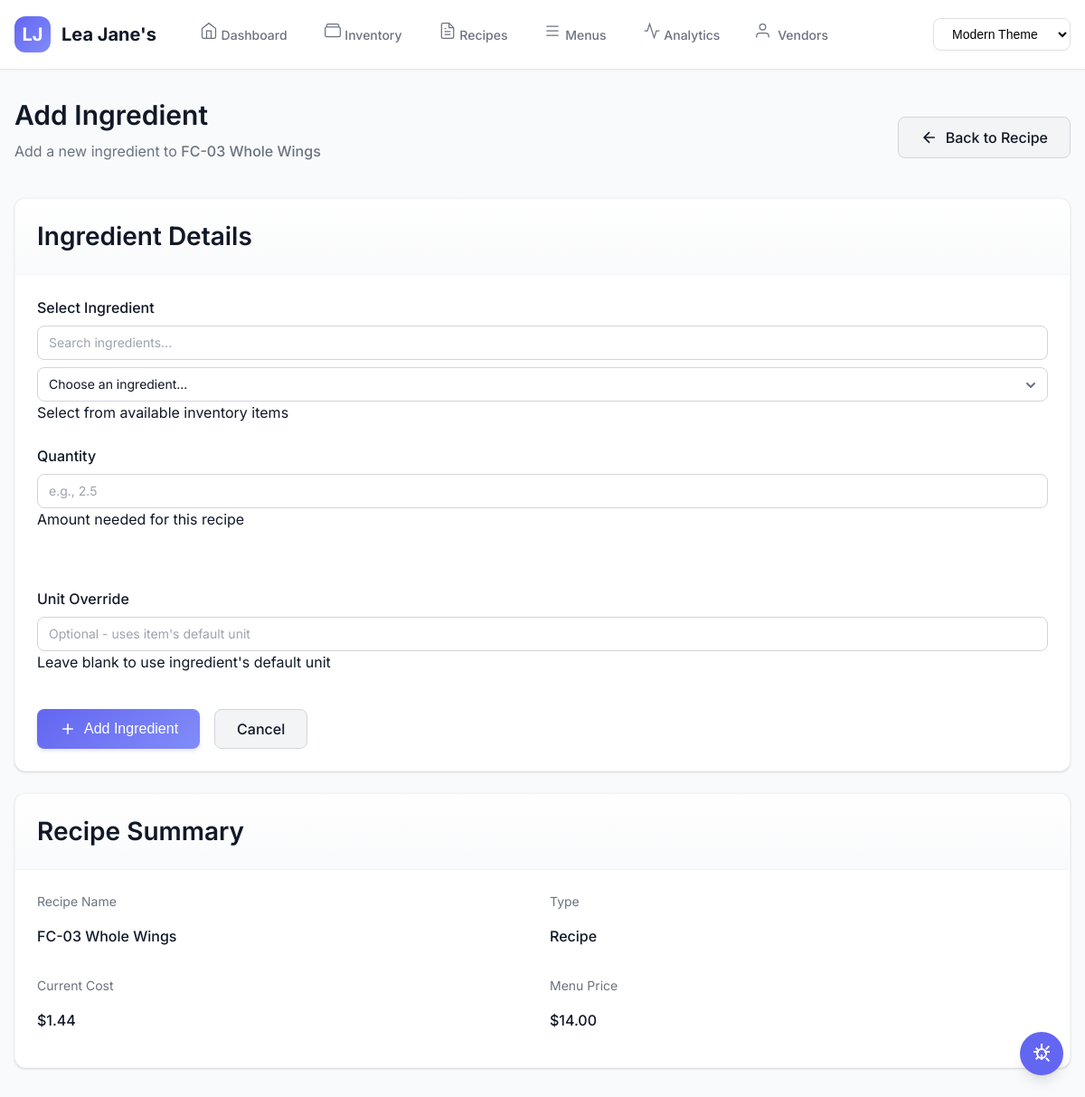
The page /recipes/67/ingredients/add on the database its author committed.
### tables this page shows
CREATE TABLE "recipes_actual" (
    recipe_id INTEGER PRIMARY KEY AUTOINCREMENT,
    recipe_name TEXT NOT NULL UNIQUE,
    
    -- Toast POS Classification (from XtraChef exports)
    recipe_type TEXT NOT NULL CHECK (recipe_type IN ('Recipe', 'PrepRecipe')),
    recipe_group TEXT NOT NULL, -- Main, Sides, Sauces, Ingredient
    status TEXT DEFAULT 'Draft' CHECK (status IN ('Draft', 'Complete', 'Active', 'Retired')),
    
    -- PDF Recipe Header Information
    serving_size REAL,
    serving_unit TEXT,
    prep_time_minutes INTEGER,
    cook_time_minutes INTEGER,
    station TEXT,
    
    -- Yield Information (for prep recipes only)
    batch_yield REAL, -- 10 lb, 50 portions, 4 gallons
    batch_yield_unit TEXT,
    portions_per_batch INTEGER,
    
    -- Cost Information (calculated, not input)
    food_cost REAL DEFAULT 0,
    labor_cost REAL DEFAULT 0,
    
    -- Menu Pricing (only for final recipes, NULL for prep recipes)
    menu_price REAL,
    target_food_cost_percent REAL DEFAULT 30,
    
    -- Additional Recipe Information
    instructions TEXT,
    notes TEXT,
    allergen_info TEXT,
    shelf_life_hours INTEGER,
    
    -- Audit Trail
    created_at TIMESTAMP DEFAULT CURRENT_TIMESTAMP,
    updated_at TIMESTAMP DEFAULT CURRENT_TIMESTAMP,
    last_cost_calculation TIMESTAMP,
    migrated_from_old_id INTEGER -- tracks original recipe ID
);

### app.py (the view, shortened to what this page needs)
@app.route('/recipes/<int:recipe_id>/ingredients/add', methods=['GET', 'POST'])
def add_recipe_ingredient(recipe_id):
    with get_db() as conn:
        recipe = conn.execute('SELECT * FROM recipes WHERE id = ?', (recipe_id,)).fetchone()
        inventory = conn.execute('''
            WITH RankedInventory AS (
                SELECT *,
                    ROW_NUMBER() OVER (
                        PARTITION BY item_description
                        ORDER BY
                            CASE WHEN last_purchased_date IS NOT NULL THEN 1 ELSE 2 END,
                            last_purchased_date DESC,
                            current_price DESC
                    ) as rn
                FROM inventory
            )
            SELECT * FROM RankedInventory
            WHERE rn = 1
            ORDER BY item_description
        ''').fetchall()
    theme = get_theme()
    return render_template(f'add_recipe_ingredient_{theme}.html', recipe=recipe, inventory=inventory)

### app.py (called while the page is built)
def get_db():
    conn = sqlite3.connect(DATABASE)
    conn.row_factory = sqlite3.Row
    return conn

def get_theme():
    theme = request.args.get('theme') or request.cookies.get('theme', 'modern')
    return theme if theme in ['modern', 'neo', 'fam'] else 'modern'

### templates/add_recipe_ingredient_modern.html (shortened to what this page needs)
{% extends "base_modern.html" %}
{% block content %}
<div class="animate-fade-in">
    <div class="flex flex-col gap-4 mb-6">
        <div class="flex items-center justify-between">
            <div>
                <h1 class="text-3xl font-semibold mb-2">Add Ingredient</h1>
                <p class="text-secondary">Add a new ingredient to <span class="font-medium">{{ recipe.recipe_name }}</span></p>
            </div>
            <a href="{{ url_for('view_recipe', recipe_id=recipe.id) }}" class="btn btn-secondary">
                <svg width="20" height="20" viewBox="0 0 24 24" fill="none" stroke="currentColor" stroke-width="2">
                    <path d="M19 12H5m7-7l-7 7 7 7"/>
                </svg>
                Back to Recipe
            </a>
        </div>
    </div>
    <div class="card max-w-2xl">
        <div class="card-header">
            <h3 class="card-title">Ingredient Details</h3>
        </div>
        <div class="card-body">
            <form method="POST" class="space-y-6">
                <div class="form-group">
                    <label for="ingredient_id" class="form-label required">Select Ingredient</label>
                    <select id="ingredient_id" name="ingredient_id" class="form-control" required>
                        <option value="">Choose an ingredient...</option>
                    </select>
                    <p class="form-text">Select from available inventory items</p>
                </div>
                <div class="grid grid-cols-1 md:grid-cols-2 gap-6">
                    <div class="form-group">
                        <label for="quantity" class="form-label required">Quantity</label>
                        <input type="number"
                               step="0.001"
                               id="quantity"
                               name="quantity"
                               class="form-control"
                               placeholder="e.g., 2.5"
                               required>
                        <p class="form-text">Amount needed for this recipe</p>
                    </div>
                    <div class="form-group">
                        <label for="unit" class="form-label">Unit Override</label>
                        <input type="text"
                               id="unit"
                               name="unit"
                               class="form-control"
                               placeholder="Optional - uses item's default unit">
                        <p class="form-text">Leave blank to use ingredient's default unit</p>
                    </div>
                </div>
                <div class="flex gap-4 pt-4">
                    <button type="submit" class="btn btn-primary">
                        <svg width="20" height="20" viewBox="0 0 24 24" fill="none" stroke="currentColor" stroke-width="2">
                            <path d="M12 5v14m-7-7h14"/>
                        </svg>
                        Add Ingredient
                    </button>
                    <a href="{{ url_for('view_recipe', recipe_id=recipe.id) }}" class="btn btn-secondary">
                        Cancel
                    </a>
                </div>
            </form>
        </div>
    </div>
    <div class="card mt-6 max-w-2xl">
        <div class="card-header">
            <h3 class="card-title">Recipe Summary</h3>
        </div>
        <div class="card-body">
            <div class="grid grid-cols-2 md:grid-cols-4 gap-4">
                <div>
                    <p class="text-sm text-secondary">Recipe Name</p>
                    <p class="font-medium">{{ recipe.recipe_name }}</p>
                </div>
                <div>
                    <p class="text-sm text-secondary">Type</p>
                    <p class="font-medium">{{ recipe.recipe_type or 'Recipe' }}</p>
                </div>
                <div>
                    <p class="text-sm text-secondary">Current Cost</p>
                    <p class="font-medium">${{ "%.2f"|format(recipe.food_cost or 0) }}</p>
                </div>
                <div>
                    <p class="text-sm text-secondary">Menu Price</p>
                    <p class="font-medium">${{ "%.2f"|format(recipe.menu_price or 0) }}</p>
                </div>
            </div>
        </div>
    </div>
</div>
{% endblock %}

### static/css/design-system.css (style rules this page uses)
:root { --space-unit: 8px; --space-0: 0; --space-1: calc(var(--space-unit) * 0.5); --space-2: var(--space-unit); --space-3: calc(var(--space-unit) * 1.5); --space-4: calc(var(--space-unit) * 2); --space-5: calc(var(--space-unit) * 2.5); --space-6: calc(var(--space-unit) * 3); --space-7: calc(var(--space-unit) * 3.5); --space-8: calc(var(--space-unit) * 4); --space-9: calc(var(--space-unit) * 4.5); --space-10: calc(var(--space-unit) * 5); --space-12: calc(var(--space-unit) * 6); --space-16: calc(var(--space-unit) * 8); --space-20: calc(var(--space-unit) * 10); --space-24: calc(var(--space-unit) * 12); --space-xs: var(--space-1); --space-sm: var(--space-2); --space-md: var(--space-4); --space-lg: var(--space-6); --space-xl: var(--space-8); --space-2xl: var(--space-12); --space-3xl: var(--space-16); --card-padding: var(--space-6); --section-spacing: var(--space-10); --container-padding: var(--space-4); --form-spacing: var(--space-6); --button-padding-x: var(--space-5); --button-padding-y: var(--space-3); --input-padding-x: var(--space-4); --input-padding-y: var(--space-3); }
:root { --text-xs: 0.75rem; --text-sm: 0.875rem; --text-base: 1rem; --text-lg: 1.125rem; --text-xl: 1.25rem; --text-2xl: 1.5rem; --text-3xl: 1.875rem; --text-4xl: 2.25rem; --text-5xl: 3rem; --leading-none: 1; --leading-tight: 1.25; --leading-snug: 1.375; --leading-normal: 1.5; --leading-relaxed: 1.625; --leading-loose: 2; --tracking-tighter: -0.05em; --tracking-tight: -0.025em; --tracking-normal: 0; --tracking-wide: 0.025em; --tracking-wider: 0.05em; --tracking-widest: 0.1em; --font-thin: 100; --font-light: 300; --font-normal: 400; --font-medium: 500; --font-semibold: 600; --font-bold: 700; --font-extrabold: 800; --font-black: 900; }
:root { --radius-none: 0; --radius-sm: 0.125rem; --radius-base: 0.25rem; --radius-md: 0.375rem; --radius-lg: 0.5rem; --radius-xl: 0.75rem; --radius-2xl: 1rem; --radius-3xl: 1.5rem; --radius-full: 9999px; --button-radius: var(--radius-lg); --card-radius: var(--radius-xl); --input-radius: var(--radius-lg); --badge-radius: var(--radius-full); --modal-radius: var(--radius-2xl); }
:root { --shadow-xs: 0 1px 2px 0 rgb(0 0 0 / 0.05); --shadow-sm: 0 1px 3px 0 rgb(0 0 0 / 0.1), 0 1px 2px -1px rgb(0 0 0 / 0.1); --shadow-base: 0 4px 6px -1px rgb(0 0 0 / 0.1), 0 2px 4px -2px rgb(0 0 0 / 0.1); --shadow-md: 0 10px 15px -3px rgb(0 0 0 / 0.1), 0 4px 6px -4px rgb(0 0 0 / 0.1); --shadow-lg: 0 20px 25px -5px rgb(0 0 0 / 0.1), 0 8px 10px -6px rgb(0 0 0 / 0.1); --shadow-xl: 0 25px 50px -12px rgb(0 0 0 / 0.25); --shadow-2xl: 0 30px 60px -15px rgb(0 0 0 / 0.3); --shadow-inner: inset 0 2px 4px 0 rgb(0 0 0 / 0.05); --shadow-none: 0 0 #0000; --card-shadow: var(--shadow-base); --button-shadow: var(--shadow-sm); --dropdown-shadow: var(--shadow-lg); --modal-shadow: var(--shadow-xl); }
:root { --duration-75: 75ms; --duration-100: 100ms; --duration-150: 150ms; --duration-200: 200ms; --duration-300: 300ms; --duration-500: 500ms; --duration-700: 700ms; --duration-1000: 1000ms; --ease-linear: linear; --ease-in: cubic-bezier(0.4, 0, 1, 1); --ease-out: cubic-bezier(0, 0, 0.2, 1); --ease-in-out: cubic-bezier(0.4, 0, 0.2, 1); --transition-base: all var(--duration-200) var(--ease-in-out); --transition-fast: all var(--duration-150) var(--ease-in-out); --transition-slow: all var(--duration-300) var(--ease-in-out); }
:root { --z-0: 0; --z-10: 10; --z-20: 20; --z-30: 30; --z-40: 40; --z-50: 50; --z-auto: auto; --z-dropdown: 1000; --z-sticky: 1020; --z-fixed: 1030; --z-modal-backdrop: 1040; --z-modal: 1050; --z-popover: 1060; --z-tooltip: 1070; }
:root { --screen-xs: 375px; --screen-sm: 640px; --screen-md: 768px; --screen-lg: 1024px; --screen-xl: 1280px; --screen-2xl: 1536px; --screen-3xl: 1920px; --screen-4xl: 2560px; --screen-5xl: 3840px; }
.mt-6 { margin-top: var(--space-6) !important; }
.mb-2 { margin-bottom: var(--space-2) !important; }
.mb-6 { margin-bottom: var(--space-6) !important; }
.gap-4 { gap: var(--space-4) !important; }
.gap-6 { gap: var(--space-6) !important; }
.text-sm { font-size: var(--text-sm) !important; }
.text-3xl { font-size: var(--text-3xl) !important; }
.font-medium { font-weight: var(--font-medium) !important; }
.font-semibold { font-weight: var(--font-semibold) !important; }
.flex { display: flex !important; }
.grid { display: grid !important; }

### rows shown on the page
recipes_actual: recipe_name "FC-03 Whole Wings", recipe_type "Recipe", food_cost "1.44", menu_price "14.00"
